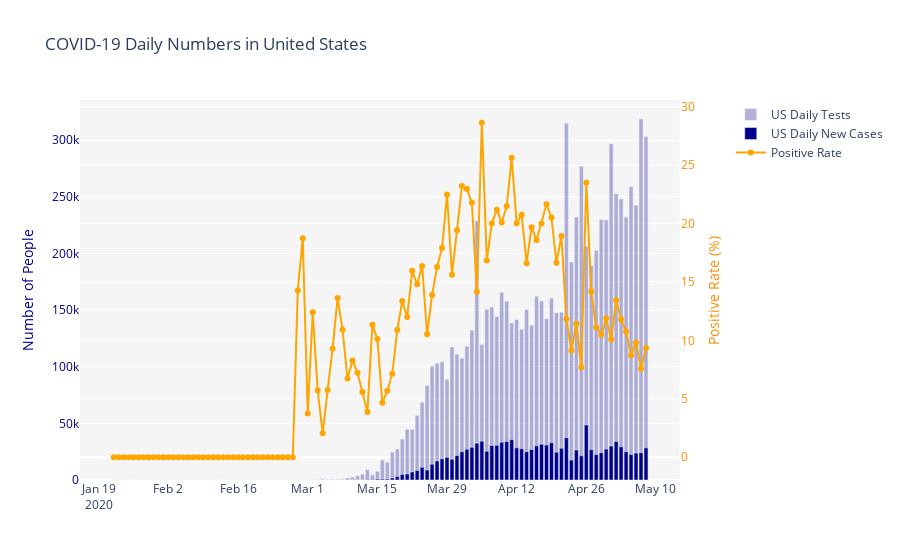

Notebook source saved alongside this figure:
### Code cell
fig = make_subplots(specs=[[{'secondary_y': True}]])

fig.add_trace(go.Bar(name='US Daily Tests',
                     x=merged_df.date,
                     y=merged_df.totalTestResultsIncrease,
                     marker_color='darkblue',
                     opacity=0.3))

fig.add_trace(go.Bar(name='US Daily New Cases',
                     x=merged_df.date,
                     y=merged_df.new_cases,
                     marker_color='darkblue'))

fig.add_trace(go.Scatter(name='Positive Rate',
                     x=merged_df.date,
                     y=merged_df.positive_rate,
                     mode='lines+markers',
                     marker_color='orange'),
             secondary_y="True")

fig.update_layout(title='COVID-19 Daily Numbers in United States', barmode='overlay', plot_bgcolor='rgb(245,245,245)')
fig.update_yaxes(title_text='Number of People', color='darkblue', secondary_y=False)
fig.update_yaxes(title_text='Positive Rate (%)', color='rgb(255, 140, 0)', secondary_y=True)

fig.show()
